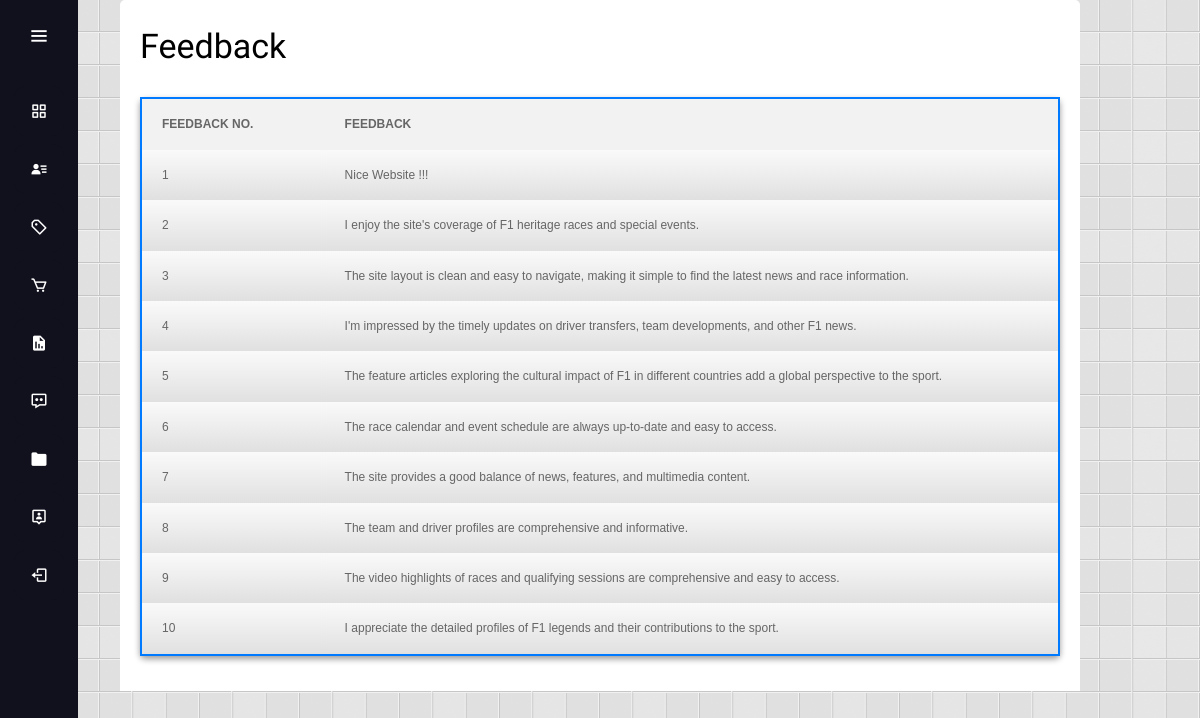
Page /admin_feedback.php on the committed database.
### tables this page shows
CREATE TABLE `feedback` (
  `feedback_no.` int(4) NOT NULL,
  `feedback` text NOT NULL
);

### admin_feedback.php (the view, shortened to what this page needs)
<!DOCTYPE HTML>
<html>
<head>
    <link rel="stylesheet" type="text/css" media="screen" href="css/style.css">
    <link rel="stylesheet" type="text/css" media="screen" href="css/admin_feedback.css">
</head>
<?php include 'admin_sidebar.php'; ?>
<body>
    <div id="container">
        <h1>Feedback</h1>
        <div class="feedback-list">
            <table class="feedback-table" border="1" width="700px" height="100px">
                <tr>
                    <th>Feedback No.</th>
                    <th>Feedback</th>
                </tr>
                <?php
                $result = mysqli_query($connect, "SELECT * FROM feedback");
                while ($row = mysqli_fetch_assoc($result)) {
                ?>
                    <tr>
                        <td><?php echo $row["feedback_no."]; ?></td>
                        <td><?php echo $row["feedback"]; ?></td>
                    </tr>
                <?php
                }
                ?>
            </table>
        </div>
    </div>
</body>
</html>

### css/style.css (style rules this page uses)
html,body,div,span,applet,object,iframe,h1,h2,h3,h4,h5,h6,p,blockquote,pre,a,abbr,acronym,address,big,cite,code,del,dfn,em,font,img,ins,kbd,q,s,samp,small,strike,strong,sub,sup,tt,var,dl,dt,dd,ol,ul,li,fieldset,form,label,legend,table,caption,tbody,tfoot,thead,tr,th,td { margin:0;padding:0;border:0;outline:0;font-weight:inherit;font-style:inherit;font-family:inherit;vertical-align:baseline }
table { border-collapse:separate;border-spacing:0 }
caption,th,td { text-align:left;font-weight:400 }
html { font-size: 100%; }
body { font-family: Arial, Helvetica, sans-serif; font-size: .875em; line-height: 1.6em; background: #fff url(../images/body_bg.png) fixed; color: #666; }
#container { font-size: 1em; width:960px; background: #FFF; border-top-left-radius: 5px; border-top-right-radius: 5px; padding: 15px 20px; margin: auto; position: relative; clear: both }
h1, h2, h3, h4 { font-family: 'Quicksand', sans-serif; }
h1 { font-size: 34px; padding: 20px 0; color: #000 }
table { background:#eaeaea; font-family: Arial, Helvetica, sans-serif; width: 100%; font-size: 12px; margin:20px 0; border-collapse: separate; border:#ccc 1px solid; -moz-border-radius:5px; -webkit-border-radius:5px; border-radius:5px; -moz-box-shadow:0 3px 6px rgba(0, 0, 0, 0.4); box-shadow:0 3px 6px rgba(0, 0, 0, 0.4) }
table th { padding:14px 20px; text-transform:uppercase; font-weight: bold }
table td { background-image: -moz-linear-gradient(top, #fafafa, #E0E0E0); background-image: -webkit-gradient(linear, 0% 0%, 0% 100%, from(#fafafa), to(#E0E0E0)); background-image: -webkit-linear-gradient(top, #fafafa, #E0E0E0); background-image: -ms-linear-gradient(top, #fafafa, #E0E0E0); background-image: -o-linear-gradient(top, #fafafa, #E0E0E0); filter: progid:DXImageTransform.Microsoft.gradient(startColorstr='#fafafa', endColorstr='#E0E0E0'); padding: 14px 20px }
table tr:last-child td:first-child { -moz-border-radius-bottomleft: 5px; -webkit-border-bottom-left-radius: 5px; border-bottom-left-radius: 5px }
table tr:last-child td:last-child { -moz-border-radius-bottomright: 5px; -webkit-border-bottom-right-radius:5px; border-bottom-right-radius: 5px }

### css/admin_feedback.css (style rules this page uses)
.feedback-table th:nth-child(2) { width: 80%; }
.feedback-table { width: 100%; border-collapse: collapse; margin-bottom: 20px; border: 2px solid #007bff; border-radius: 5px; }
th, td { padding: 10px; border-bottom: 1px solid #ddd; text-align: left; }
th { background-color: #f2f2f2; font-weight: bold; }

### css/admin_sidebar.css (style rules this page uses)
* { margin: 0; padding: 0; box-sizing: border-box; font-family: "Poppins", sans-serif; }

### rows in the picture
feedback: value "1", feedback "Nice Website !!!"
feedback: value "2", feedback "I enjoy the site's coverage of F1 heritage races and special events."
feedback: value "3", feedback "The site layout is clean and easy to navigate, making it simple to find the latest news and race information."
feedback: value "4", feedback "I'm impressed by the timely updates on driver transfers, team developments, and other F1 news."
feedback: value "5", feedback "The feature articles exploring the cultural impact of F1 in different countries add a global perspective to the sport."
feedback: value "6", feedback "The race calendar and event schedule are always up-to-date and easy to access."
feedback: value "7", feedback "The site provides a good balance of news, features, and multimedia content."
feedback: value "8", feedback "The team and driver profiles are comprehensive and informative."
feedback: value "9", feedback "The video highlights of races and qualifying sessions are comprehensive and easy to access."
feedback: value "10", feedback "I appreciate the detailed profiles of F1 legends and their contributions to the sport."
